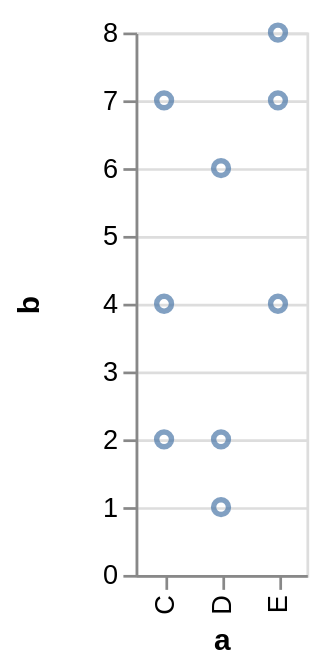

The specification (Vega-Lite) saved for this image:
### Vega specification from a JSON file in a GitHub repository (floating-point values rounded to 4 significant figures)
{"$schema": "https://vega.github.io/schema/vega/v3.0.json", "autosize": "pad", "padding": 5, "height": 200, "style": "cell", "data": [{"name": "source_0", "values": [{"a": "C", "b": 2}, {"a": "C", "b": 7}, {"a": "C", "b": 4}, {"a": "D", "b": 1}, {"a": "D", "b": 2}, {"a": "D", "b": 6}, {"a": "E", "b": 8}, {"a": "E", "b": 4}, {"a": "E", "b": 7}]}, {"name": "data_0", "source": "source_0", "transform": [{"type": "formula", "expr": "toNumber(datum[\"b\"])", "as": "b"}, {"type": "filter", "expr": "datum[\"b\"] !== null && !isNaN(datum[\"b\"])"}]}], "signals": [{"name": "x_step", "value": 21}, {"name": "width", "update": "bandspace(domain('x').length, 1, 0.5) * x_step"}], "marks": [{"name": "marks", "type": "symbol", "style": ["point"], "from": {"data": "data_0"}, "encode": {"update": {"x": {"scale": "x", "field": "a"}, "y": {"scale": "y", "field": "b"}, "stroke": {"value": "#4c78a8"}, "fill": {"value": "transparent"}, "opacity": {"value": 0.7}}}}], "scales": [{"name": "x", "type": "point", "domain": {"data": "data_0", "field": "a", "sort": true}, "range": {"step": {"signal": "x_step"}}, "padding": 0.5}, {"name": "y", "type": "linear", "domain": {"data": "data_0", "field": "b"}, "range": [{"signal": "height"}, 0], "nice": true, "zero": true}], "axes": [{"scale": "x", "orient": "bottom", "title": "a", "zindex": 1, "encode": {"labels": {"update": {"angle": {"value": 270}, "align": {"value": "right"}, "baseline": {"value": "middle"}}}}}, {"scale": "y", "orient": "left", "labelOverlap": true, "tickCount": {"signal": "ceil(height/25)"}, "title": "b", "zindex": 1}, {"scale": "y", "orient": "left", "domain": false, "grid": true, "labels": false, "maxExtent": 0, "minExtent": 0, "tickCount": {"signal": "ceil(height/25)"}, "ticks": false, "zindex": 0, "gridScale": "x"}], "config": {"axisY": {"minExtent": 30}}}
